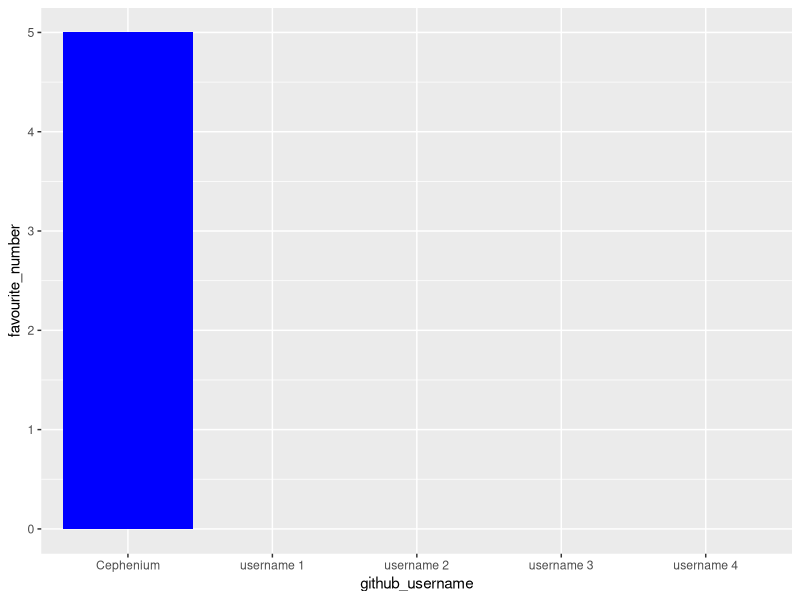

The R source for this figure:
## ---- chunk 1
library(tidyverse) 
## ---- chunk 2
team_data <- tibble(
  name = c("Aarnav", "member 1", "member 2", 
           "member 3", "member 4"),
  github_username = c("Cephenium", "username 1", "username 2", 
                      "username 3", "username 4"), 
  colour = c("Blue", "colour 1", "colour 2", 
             "colour 3", "colour 4"),
  hobby = c("Swimming", "hobby 1", "hobby 2", 
            "hobby 3", "hobby 4"),
  favourite_number = c(5, NA, NA, NA, NA)
  )

team_data
## ---- chunk 3
p1 <- ggplot(data = team_data, 
             mapping = aes(x = github_username, 
                           y = favourite_number,
                           fill = colour), 
             ) +
   geom_col() +
   scale_fill_identity()
p1
